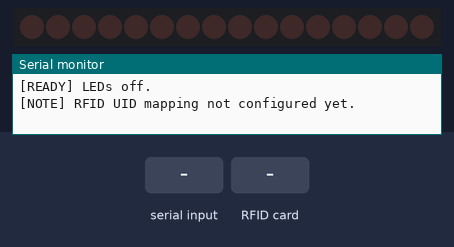
The sketch below on a simulated ESP32. Shown: 16 shift-register outputs drawn as a row of LEDs (first output left, lit = HIGH), the last lines printed to the serial monitor. Wiring (inferred from the names in the program): 2 × shift register (74HC595): data GPIO 25; shift clock GPIO 26; latch GPIO 27. Wiring (inferred from the signals the program sends): row of LEDs: on Q0, Q1, Q2, Q3, Q4, Q5, Q6, Q7, Q8, Q9, Q10, Q11, Q12, Q13, Q14, Q15. The inputs (shaded band) are chosen by the test bench.

Above: at 1.3 s.
1.4 s: "ne555\n" received over Serial
At 1.8 s:
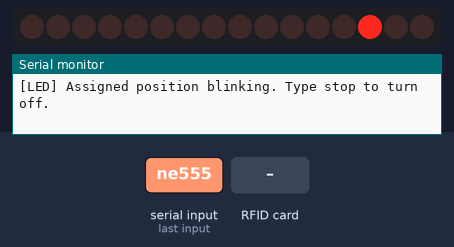
4.4 s: RFID card 5E 7A 19 C4 held to the reader
5.9 s: "stop\n" received over Serial
7.4 s: "555\n" received over Serial
At 10.3 s:
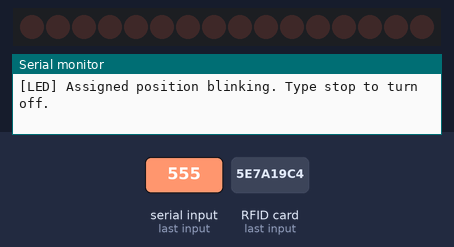
10.4 s: "off\n" received over Serial
Timing chart, 0 to 12.9 s (numbered marks = the images above; inputs shaded):
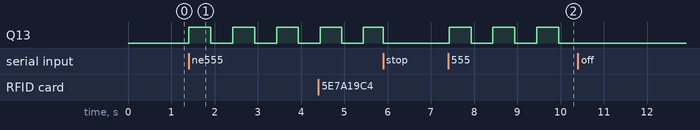

Measured:
- after the input at 1.4 s, Q13: alternates HIGH for 0.51 s and LOW for 0.51 s, starting at once
- after the input at 7.4 s, Q13: alternates HIGH for 0.51 s and LOW for 0.51 s, starting at once

The sketch:

SmartComponentsFinder.ino
```cpp
#include <SPI.h>
#include <MFRC522.h>
constexpr uint8_t RFID_SS=5, RFID_RST=22;
constexpr uint8_t SR_DATA=25, SR_CLOCK=26, SR_LATCH=27;
// Scan each tag, copy its uppercase UID here, then upload again.
const char CONTAINER_1_UID[]="";
const char CONTAINER_2_UID[]="";
constexpr bool REQUIRE_RFID_VERIFICATION=false; // enable after setting/testing UIDs
MFRC522 rfid(RFID_SS,RFID_RST);
struct Part { const char* name; uint8_t output; uint8_t box; const char* position; };
// Output is 0..15 in code and LED 1..16 in Serial Monitor.
const Part parts[]={
 {"220 ohm resistor",0,1,"Tray A / Slot 01"},{"1k ohm resistor",1,1,"Tray A / Slot 02"},
 {"4.7k ohm resistor",2,1,"Tray A / Slot 03"},{"10k ohm resistor",3,1,"Tray A / Slot 04"},
 {"100k ohm resistor",4,1,"Tray A / Slot 05"},{"100uF capacitor",5,1,"Tray B / Slot 01"},
 {"10uF capacitor",6,1,"Tray B / Slot 02"},{"100nF ceramic capacitor",7,1,"Tray B / Slot 03"},
 {"red LED",8,1,"Tray C / Slot 01"},{"green LED",9,1,"Tray C / Slot 02"},
 {"blue LED",10,1,"Tray C / Slot 03"},{"1N4007 diode",11,1,"Tray C / Slot 04"},
 {"1N4148 diode",12,1,"Tray C / Slot 05"},{"NE555 timer IC",13,1,"Tray D / Slot 01"},
 {"LM358 op amp",14,1,"Tray D / Slot 02"},{"ESP32 development board",15,2,"Pocket 01"}
};
const size_t PART_COUNT=sizeof(parts)/sizeof(parts[0]);
int selected=-1, verifiedBox=0; bool blinking=false,ledOn=false;
uint32_t lastBlink=0,lastScan=0; const uint32_t BLINK_MS=500, RFID_DEBOUNCE_MS=1200;
void writeOutputs(uint16_t bits){ digitalWrite(SR_LATCH,LOW); shiftOut(SR_DATA,SR_CLOCK,MSBFIRST,(uint8_t)(bits>>8)); shiftOut(SR_DATA,SR_CLOCK,MSBFIRST,(uint8_t)bits); digitalWrite(SR_LATCH,HIGH); }
void stopLocator(){ blinking=false; ledOn=false; selected=-1; writeOutputs(0); Serial.println("[STOP] All locator LEDs off."); }
int findPart(String q){ q.trim(); q.toLowerCase(); for(size_t i=0;i<PART_COUNT;i++){String n=parts[i].name;n.toLowerCase();if(q==n||q==String(i+1))return (int)i;} if(q=="ne555"||q=="555")return 13; return -1; }
void selectPart(int i){ if(i<0||i>=(int)PART_COUNT){Serial.println("[ERROR] Unknown component. Type list.");return;} const Part&p=parts[i]; if(REQUIRE_RFID_VERIFICATION&&verifiedBox!=p.box){Serial.printf("[ERROR] Scan configured tag for Container %u first.\n",p.box);return;} selected=i;blinking=true;ledOn=true;lastBlink=millis();writeOutputs((uint16_t)1<<p.output); Serial.printf("[SELECTED] %s | Container %u | %s | LED output %u\n",p.name,p.box,p.position,p.output+1);Serial.println("[LED] Assigned position blinking. Type stop to turn off."); }
void listParts(){Serial.println("Enter list number or component name:");for(size_t i=0;i<PART_COUNT;i++)Serial.printf("%u) %s | C%u | %s | LED %u\n",(unsigned)(i+1),parts[i].name,parts[i].box,parts[i].position,parts[i].output+1);Serial.println("Commands: list, status, stop");}
String uidString(){String s;for(byte i=0;i<rfid.uid.size;i++){if(rfid.uid.uidByte[i]<0x10)s+="0";s+=String(rfid.uid.uidByte[i],HEX);}s.toUpperCase();return s;}
void scanTag(){if(!rfid.PICC_IsNewCardPresent()||!rfid.PICC_ReadCardSerial())return;String uid=uidString();Serial.print("[RFID] UID: ");Serial.println(uid);if(strlen(CONTAINER_1_UID)&&uid==CONTAINER_1_UID){verifiedBox=1;Serial.println("[RFID] Recognized Container 1.");}else if(strlen(CONTAINER_2_UID)&&uid==CONTAINER_2_UID){verifiedBox=2;Serial.println("[RFID] Recognized Container 2.");}else Serial.println("[RFID] Unknown/unconfigured tag; copy UID into sketch.");lastScan=millis();rfid.PICC_HaltA();rfid.PCD_StopCrypto1();}
void command(String s){s.trim();String q=s;q.toLowerCase();if(!q.length())return;if(q=="stop"||q=="off"||q=="x")stopLocator();else if(q=="list"||q=="help"||q=="?"){listParts();Serial.println("Type NE555 timer IC or 14 for demo.");}else if(q=="status")Serial.printf("[STATUS] selected=%s, verified container=%d\n",selected<0?"none":parts[selected].name,verifiedBox);else{int i=findPart(s);if(i<0)Serial.println("[ERROR] Component not found. Type list.");else selectPart(i);}}
void setup(){Serial.begin(115200);pinMode(SR_DATA,OUTPUT);pinMode(SR_CLOCK,OUTPUT);pinMode(SR_LATCH,OUTPUT);writeOutputs(0);SPI.begin(18,19,23,RFID_SS);rfid.PCD_Init();delay(50);Serial.println("\nSmart Components Finder - offline locator");Serial.println("[READY] 115200 baud. Type list, then NE555 timer IC. Type stop.");Serial.println("[READY] RC522 initialized; scan card/key fob to print UID.");Serial.println("[READY] LEDs off.");if(!CONTAINER_1_UID[0]||!CONTAINER_2_UID[0])Serial.println("[NOTE] RFID UID mapping not configured yet.");}
void loop(){if(Serial.available())command(Serial.readStringUntil('\n'));if(millis()-lastScan>=RFID_DEBOUNCE_MS)scanTag();if(blinking&&millis()-lastBlink>=BLINK_MS){lastBlink=millis();ledOn=!ledOn;writeOutputs(ledOn?((uint16_t)1<<parts[selected].output):0);}}
```
